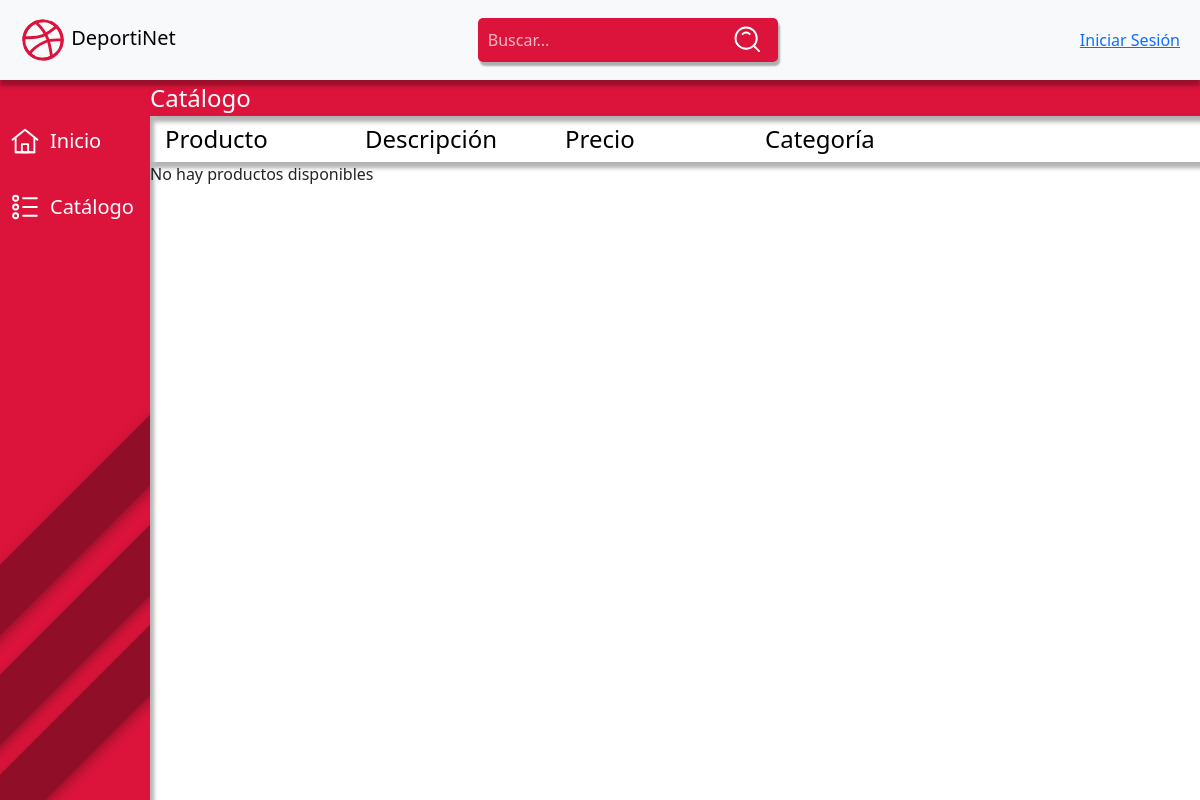
/catalogo.php, run on an earlier commit of the app's database.
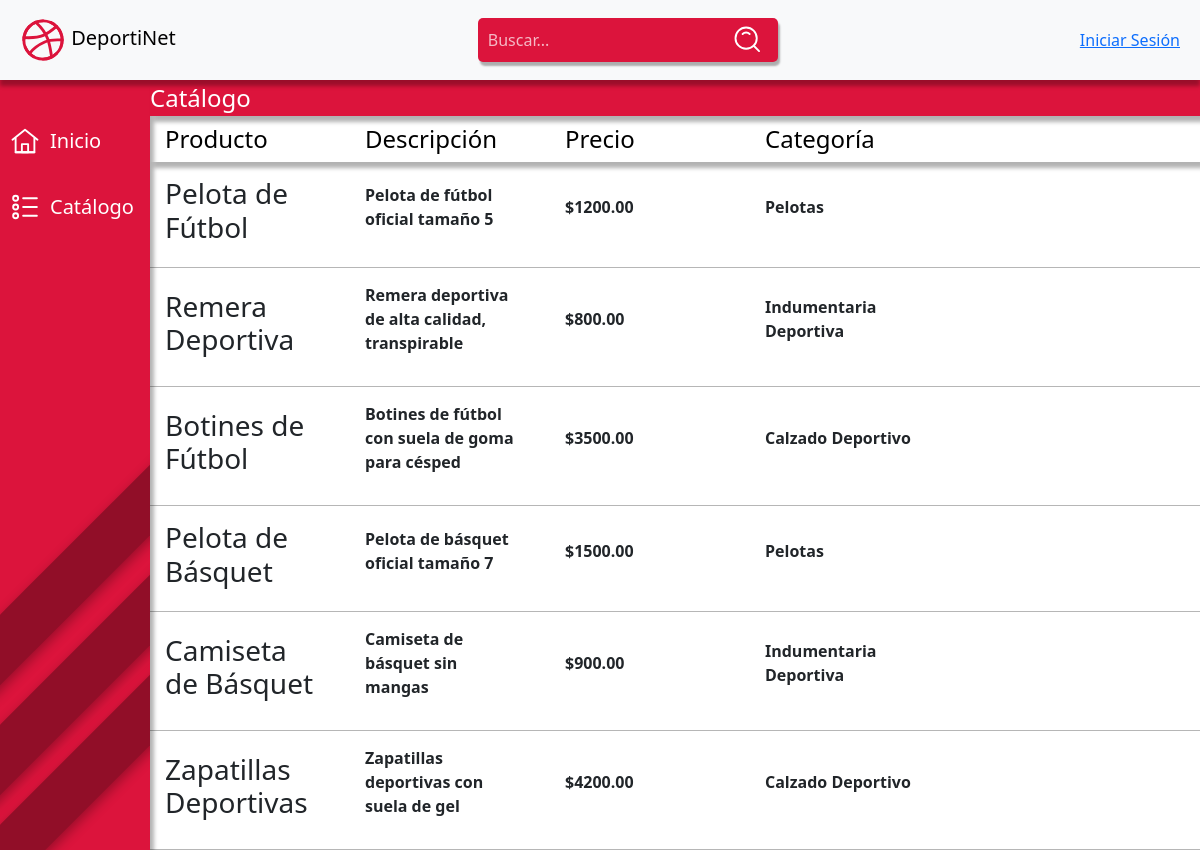
And on a later commit of the database.
### tables this page shows
CREATE TABLE `productos` (
  `id_producto` int(11) NOT NULL,
  `nombre` varchar(100) NOT NULL,
  `descripcion` text DEFAULT NULL,
  `precio` decimal(10,2) NOT NULL,
  `stock` int(11) NOT NULL,
  `id_categoria` int(11) NOT NULL
);

CREATE TABLE `categorias` (
  `id_categoria` int(11) NOT NULL,
  `nombre_categoria` varchar(100) NOT NULL
);

### catalogo.php (the view, shortened to what this page needs)
<!DOCTYPE html>
<html lang="es">
<head>
    <link href="https://cdn.jsdelivr.net/npm/bootstrap@5.3.3/dist/css/bootstrap.min.css" rel="stylesheet">
    <link rel="stylesheet" href="./cssMain/index-main.css">
</head>
<body>
    <div class="navbar">
        <a class="navbar-brand" href="#">
            DeportiNet
        </a>
        <form id="form" role="search" action="buscar.php" method="GET">
            <input type="search" id="query" name="q" placeholder="Buscar..." aria-label="Search through site content" required>
            <button type="submit">
            </button>
        </form>
            <a class="profile" type="button" href="logeo.php">
                Iniciar Sesión
            </a>
        </div>
<div class="sidebar">
<a href="index.php" >
            <svg width="30" height="30" fill="none" stroke="currentColor" stroke-linecap="round" stroke-linejoin="round" stroke-width="1.5" viewBox="0 0 24 24" xmlns="http://www.w3.org/2000/svg">
            <path d="M4.5 21V9L2 11l10-8 10 8-2.5-2v12h-15Z"></path>
            <path d="M9.5 14.5V21h5v-6.5h-5Z"></path>
            <path d="M4.5 21h15"></path>
          </svg>Inicio</a>
        <a href="catalogo.php" >
              Catálogo</a>
        <div class="diagonal-block block1"></div>
        <div class="diagonal-block block2"></div>
        <div class="diagonal-block block3"></div>
    </div>
    <div class="main-content">
        <div class="sub-content">
            <div class="sub-navbar">
                <p>Catálogo</p>
            </div>
            <div class="list-sub-navbar">
                <p>Producto</p>
                <p>Descripción</p>
                <p>Precio</p>
                <p>Categoría</p>
            </div>
        </div>
        <div class="contenido">
        <?php
            include 'db.php';
            $query = "SELECT Productos.*, Categorias.nombre_categoria FROM Productos JOIN Categorias ON Productos.id_categoria = Categorias.id_categoria";
            $result = $conn->query($query);
            if ($result->num_rows > 0) {
                while ($row = $result->fetch_assoc()) {
                    echo "<div class='producto'>";
                    echo "<h3>" . $row['nombre'] . "</h3>";
                    echo "<p>" . $row['descripcion'] . "</p>";
                    echo "<p>$" . $row['precio'] . "</p>";
                    echo "<p>" . $row['nombre_categoria'] . "</p>";
                    echo "</div>";
                }
            } else {
                echo "No hay productos disponibles";
            }
        ?>
        </div>
</body>
</html>

### cssMain/index-main.css (style rules this page uses)
body { overflow-y: hidden; }
body, html { width: 100%; overflow-x: hidden; }
.navbar { height: 80px; width: 100%; background-color: #f8f9fa; display: flex; align-items: center; box-shadow: 0 6px 4px rgba(0, 0, 0, 0.3); position: fixed; top: 0; left: 0; z-index: 1000; }
.navbar a { margin-left: 20px; margin-right: 20px; }
.navbar-brand { transition: all .35s; }
.sidebar { height: 100%; width: 150px; background-color: crimson; position: fixed; top: 80px; left: 0; padding-top: 20px; box-sizing: border-box; box-shadow: 4px 6px 4px rgba(0, 0, 0, 0.3); z-index: 1; overflow: hidden; }
.sidebar a { display: flex; color: white; padding: 10px; text-decoration: none; font-size: 20px; margin-top: 16px; transition: all .35s; gap: 10px; }
.sidebar svg { display: block; }
.sidebar a:after { position: absolute; content: ""; top: 0; left: 0; width: 0; height: 100%; background: #ff003b; transition: all .35s; }
.diagonal-block { position: absolute; width: 200%; height: 50px; transform: rotate(-45deg); z-index: -1000; box-shadow: 4px 4px 12px rgba(0, 0, 0, 0.3); }
.block1 { background-color: rgb(145, 14, 40); bottom: 120px; left: -50%; }
.block2 { background-color: rgb(145, 14, 40); bottom: 220px; left: -50%; }
.block3 { background-color: rgb(145, 14, 40); bottom: 330px; left: -50%; }
.main-content { margin-top: 80px; margin-left: 150px; }
.sub-navbar { background-color: crimson; position: relative; width: 100%; z-index: 1; box-shadow: 4px 6px 4px rgba(0, 0, 0, 0.3); }
.sub-navbar p { display:inline; vertical-align: middle; font-size: 24px; color: white; }
.list-sub-navbar { background-color: white; position: relative; width: 100%; box-shadow: 4px 6px 4px rgba(0, 0, 0, 0.3); display: flex; gap: 50px; padding: 5px 15px; align-items: baseline; }
.list-sub-navbar p { font-size: 24px; color: black; margin-bottom: 0; width: 150px; }
form { background-color: crimson; width: 300px; height: 44px; border-radius: 5px; display: flex; flex-direction: row; align-items: center; box-shadow: 2px 4px 2px rgba(0, 0, 0, 0.3); }
input { all: unset; font: 16px system-ui; color: #fff; height: 100%; width: 100%; padding: 6px 10px; }
::placeholder { color: #fff; opacity: 0.7; }
form button { all: unset; cursor: pointer; width: 44px; height: 44px; margin-right: 10px; }
.contenido .producto { display: flex; gap: 50px; padding: 15px; align-items: center; border-bottom: solid 1px #b6b6b6; }
.contenido h3 { width: 150px; }
.contenido p { width: 150px; font-weight: bold; }

What changed in the data, as far as the page shows it:
added productos: nombre "Pelota de Fútbol", descripcion "Pelota de fútbol oficial tamaño 5", precio "1200.00", id_categoria.nombre_categoria "Pelotas"
added productos: nombre "Remera Deportiva", descripcion "Remera deportiva de alta calidad, transpirable", precio "800.00", id_categoria.nombre_categoria "Indumentaria Deportiva"
added productos: nombre "Botines de Fútbol", descripcion "Botines de fútbol con suela de goma para césped", precio "3500.00", id_categoria.nombre_categoria "Calzado Deportivo"
added productos: nombre "Pelota de Básquet", descripcion "Pelota de básquet oficial tamaño 7", precio "1500.00", id_categoria.nombre_categoria "Pelotas"
added productos: nombre "Camiseta de Básquet", descripcion "Camiseta de básquet sin mangas", precio "900.00", id_categoria.nombre_categoria "Indumentaria Deportiva"
added productos: nombre "Zapatillas Deportivas", descripcion "Zapatillas deportivas con suela de gel", precio "4200.00", id_categoria.nombre_categoria "Calzado Deportivo"
Also different on the page:
text no longer shown: "No hay productos disponibles"
